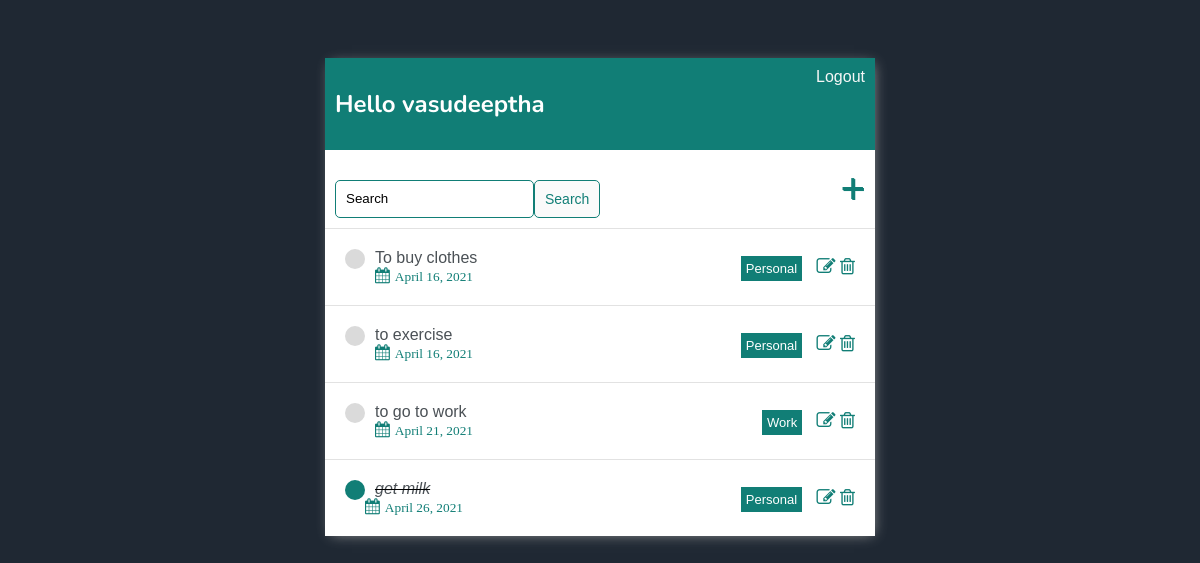
Screenshot of /display/ (signed in) with the database file from the repository.
### todoapp/models.py (models this page shows)
class Item(models.Model):
    user = models.ForeignKey(User,on_delete= models.CASCADE, blank=True,null=True)
    title = models.CharField(max_length=300)
    description = models.TextField(max_length=500,blank=True,null=True)
    complete = models.BooleanField(default=False)
    created = models.DateField(default=timezone.now().strftime("%Y-%m-%d"))
    due_date = models.DateField(default=timezone.now().strftime("%Y-%m-%d"))
    category = models.ForeignKey(Category,on_delete= models.CASCADE,default="general")
    class Meta:
        ordering = ['created']
    def __str__(self):
        return self.title

class Category(models.Model):
    name = models.CharField(max_length=300)
    class Meta:
        ordering = ['name']
    def __str__(self):
        return self.name

### todoapp/views.py (the view)
# urls.py: path('display/',views.display,name="display"),
@login_required(login_url="login")
def display(request):
    task_list = Item.objects.filter(user = request.user)
    Count = task_list.filter(complete=False).count()
    get_input = request.GET.get("search-area")
    if get_input != ' ' and get_input is not None:
        task_list = task_list.filter(title__startswith = get_input)
    else:
        get_input = "Search"
    return render(request,'todoapp/display.html',{'task_list':task_list,'Count':Count,'get_input':get_input})

### todoapp/templates/todoapp/display.html
{% extends 'todoapp/base.html' %}
{% block content %}
<div class="header">
    <div>
        <h2>Hello {{request.user}}</h2>
    </div>
    {% if request.user.is_authenticated %}
    <a href="{% url 'logout' %}">Logout</a>
    {% else %}
    <a href="{% url 'login' %}">Login</a>
    {% endif %}
</div>
<div id="search-add-wrapper">
    <form method="GET" style="margin-top: 20px; display:flex;">
        <input type='text' name ='search-area' value ="{{get_input}}">
        <input class="button" type="submit" value="Search">
    </form>
    <a id ="add-link" href="{% url 'task-create' %}">&#x2b;</a>
</div>
<div class="task-items-wrapper">
    {% for task in task_list %}
     <div class="task-wrapper">
         {% if task.complete %}
         <div class="task-title">
            <div class="task-complete-icon"></div>
             <i><s><a href="{% url 'task' task.id %}">
                 {{task}}
                 <br>
                 <i class="fa fa-calendar calender-icon"><small style="padding-left: 5px;">{{task.created}}</small></i>
             </a></s></i>
         </div>
         <div>
            <div style="display: inline-block;padding-right: 10px;">
                <span class="word success">{{task.category}}</span>
            </div>
            <a class="delete-link" href="{% url 'update' task.id %}"><i class="fa fa-edit"></i></a>
            <a class="delete-link" href="{% url 'delete' task.id %}"><i class="fa fa-trash-o"></i></a>
         </div>
        {% else %}
           <div class="task-title">
                <div class="task-incomplete-icon"></div>
                <a href="{% url 'task' task.id %}">
                    {{task}}
                    <br>
                    <i class="fa fa-calendar calender-icon"><small style="padding-left: 5px;">{{task.created}}</small></i>
                </a>
          </div>
          <div>
              <div style="display: inline-block;padding-right: 10px;">
                <span class="word success">{{task.category}}</span>
              </div>
            <a class="delete-link" href="{% url 'update' task.id %}"><i class="fa fa-edit"></i></a>
            <a class="delete-link" href="{% url 'delete' task.id %}"><i class="fa fa-trash-o"></i></a>
          </div>
        {% endif %}
     </div>
     {% empty %}
    <h3> No items in the list</h3>
    {% endfor %}
</div>
{% endblock content %}

### todoapp/templates/todoapp/base.html (shortened to what this page needs)
{% load static %}
<!DOCTYPE html>
<html lang="en">
<head>
    <link rel="stylesheet" href="https://cdnjs.cloudflare.com/ajax/libs/font-awesome/4.7.0/css/font-awesome.min.css">
</head>
<body>
    <div class="container">
        {% block content %}
        {% endblock content %}
    </div>
</body>
</html>

### todoapp/templates/todoapp/base.html (style rules this page uses)
body { background-color: #1F2833; font-family: 'Noto Sans TC', sans-serif; padding-top: 50px; font-weight: 500; }
h1,h2,h3,h4,h5,h6 { font-family: 'Nunito', sans-serif; }
.header { display:flex; color: #fff; background-color: #117e76; justify-content: space-between; padding: 10px; }
.header a { color: rgb(247, 247, 247); text-decoration: none; }
.container { max-width: 550px; margin:auto; background-color: #fff; -webkit-box-shadow: 2px 2px 13px -4px #A0A0A0; box-shadow: 2px 2px 13px -4px #A0A0A0; }
.task-wrapper { display: flex; align-items: center; justify-content: space-between; padding: 20px; background-color: #fff; border-top: 1px solid rgb(226, 226, 226); }
.task-title { display:flex; }
.task-title a { text-decoration: none; color: #4b5156; margin-left: 10px; }
.task-complete-icon { height: 20px; width: 20px; background-color: #117e76; border-radius: 50%; }
.task-incomplete-icon { height: 20px; width: 20px; background-color: rgb(218, 218, 218); border-radius: 50%; }
.delete-link { text-decoration: none; font-weight: 900; color: #117e76; font-size: 19px; line-height: 0; display:inline-block; }
#search-add-wrapper { display: flex; justify-content: space-between; align-items: center; padding: 10px; }
#add-link { color: #117e76; text-decoration: none; font-size: 42px; text-shadow: 1px 1px #117e76; }
.calender-icon { color: #117e76; text-decoration: none; display:inline-block; }
.success { background-color: #117e76; }
.word { color: white; padding: 5px; font-size: small; }
input[type=text], input[type=password], input[type=email], select[type=option], textarea { border: 1px solid #117e76; border-radius: 5px; padding:10px; width: 90%; }
.button { border: 1px solid #117e76; background-color: #FAFAFA; color: #117e76; padding: 10px; font-size: 14px; border-radius: 5px; cursor: pointer; text-decoration: none; }

### rows the page displays
Item: title "To buy clothes", created "April 16, 2021", category "Personal"
Item: title "to exercise", created "April 16, 2021", category "Personal"
Item: title "to go to work", created "April 21, 2021", category "Work"
Item: title "get milk", created "April 26, 2021", category "Personal"

### other values shown
{{ request.user }} "vasudeeptha"
